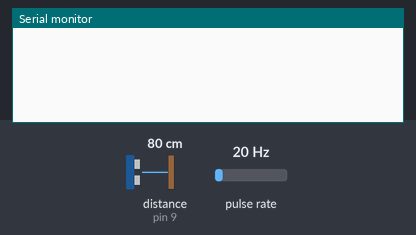
Simulated run of this sketch. Board: Arduino Uno, built with avr-gcc and run on an emulated ATmega328P. Parts: the last lines printed to the serial monitor. Wiring (inferred from the names in the program): pulse sensor: data pin 2. The test bench sets the inputs (shaded band); at power-on: distance to the obstacle (sensor on pin 9) 80 cm, pulse rate 20 Hz. The echo pulse lasts 58.3 µs per cm.

Above: at 1.2 s.
1.3 s: distance to the obstacle (sensor on pin 9) set to 2 cm
At 5.8 s:
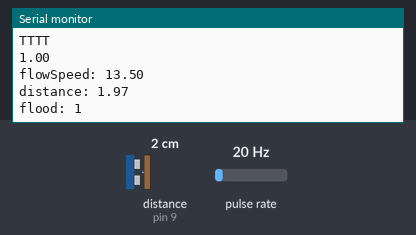
6.5 s: pulse rate (sensor on pin 2) set to 4 Hz
8.0 s: distance to the obstacle (sensor on pin 9) set to 4 cm
9.5 s: pulse rate (sensor on pin 2) set to 50 Hz
At 10.9 s:
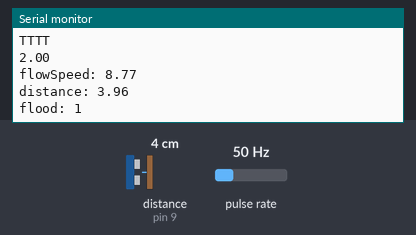

The sketch:

tsttotal.ino
```cpp
#include <movingAvg.h> // https://github.com/JChristensen/movingAvg
movingAvg distance(3);  // Define the moving average object

// Parameters
int _measurementId;
int _deviceId;
float _distanceToSurface;
double _flowSpeed;
boolean _flood;


// Arduino setup
long duration;
int setTimeDelay = 5000; // To set intervalduration
const int flowPin = 2;
const int trigPin = 8;
const int echoPin = 9;
volatile int count; // This integer needs to be set as volatile to ensure it updates correctly during the interrupt process.


// To run once:
void setup()
{
  pinMode(flowPin, INPUT); // Sets the pin as an input
  attachInterrupt(0, Flow, RISING); // Configures interrupt 0 (pin 2 on the Arduino Uno) to run the function "Flow"
  pinMode(trigPin, OUTPUT);
  pinMode(echoPin, INPUT);
  Serial.begin(9600);
  distance.begin();
}


// To run repeatedly
void loop()
{
  delay(setTimeDelay); // Delay between repeating the process for 5 sec

  GetFlowSpeed();
  GetWaterheight();
  CalculateFlood();
  count = 0;

  // Print in serial monitor
  Serial.println();
  Serial.print("flowSpeed: ");
  Serial.println(_flowSpeed);
  Serial.print("distance: ");
  Serial.println(_distanceToSurface);
  Serial.print("flood: ");
  Serial.println(_flood);
}


// Calculate the current distance between sensors in centimeter
void GetWaterheight()
{
  digitalWrite(trigPin, LOW);
  delayMicroseconds(2);
  digitalWrite(trigPin, HIGH);
  delayMicroseconds(10);
  digitalWrite(trigPin, LOW);
  duration = pulseIn(echoPin, HIGH); // Reads the echoPin, returns the sound wave travel time in microseconds
  _distanceToSurface = duration * 0.034 / 2; // Calculating the distance

  return _distanceToSurface;
}


// Measure the current flowspeed in ml/minute
void GetFlowSpeed()
{
  _flowSpeed = (count * 2.25);
  _flowSpeed = _flowSpeed * 60;
  _flowSpeed = _flowSpeed / 1000;

  return _flowSpeed;
}


// Check or there is a flood at this moment
void CalculateFlood()
{
  float avg = distance.reading(_distanceToSurface);
   Serial.println("TTTT"); // Print the moving average
  Serial.println(avg); // Print the moving average
  if(avg<5)
  {
    _flood = true;
  }
  else
  {
    _flood = false;
  }
  return _flood;
}

// Every time this function is called, increment "count" by 1
void Flow()
{
   count++;
}
```

Measured:
- after the input at 1.3 s, the serial monitor: prints a new line after 3.7 s (image 1)
- after the input at 9.5 s, the serial monitor: prints a new line after 0.52 s (image 2)
